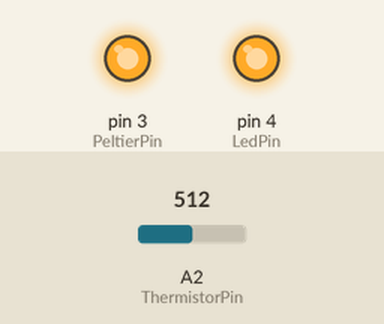
Bench run of a sketch on a simulated Arduino Uno, built with avr-gcc and run on an emulated ATmega328P. Shown: output pins drawn as LEDs (lit = HIGH). The test bench sets the inputs (shaded band); at power-on: A2 (ThermistorPin) = 512.

Above: at 6.6 s.
8.3 s: A2 (ThermistorPin) set to 304
At 10.17 s:
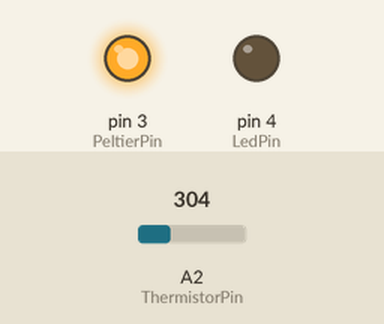
11.5 s: A2 (ThermistorPin) set to 289
At 15.6 s:
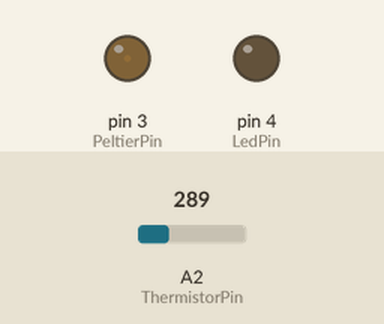
At 17.1 s:
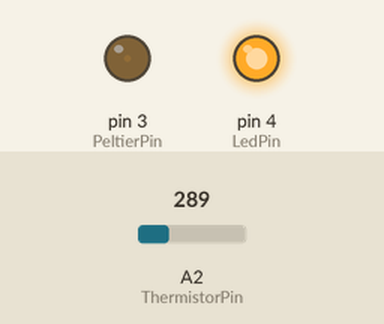
Timing chart, 0 to 23.4 s (numbered marks = the images above; inputs shaded):
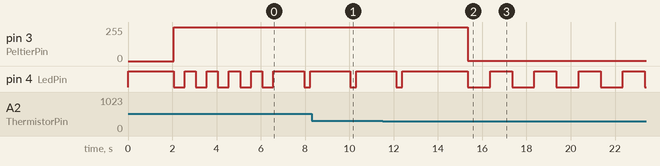

The sketch:

DehumidifierDriver.ino
```cpp
#define ThermistorPin 2
#define PeltierPin 3
#define LedPin 4

#define CoolingTime 1000 * 60 * 1
#define HeatingTime 1000 * 60 * 1

// Temperature from http://playground.arduino.cc/ComponentLib/Thermistor
#define CoolingTemperature 296 // ~6C
#define HeatingTemperature 395 // ~15C


unsigned long time = 0;
unsigned long lastTime = 0;
bool isCooling = true;
bool isTemeratureOk = false;
bool isTimerSet = false;
bool loadingLedState = true;

void blink(byte x, int ms = 1000){
    for (byte i = 0; i < x; i++){
        digitalWrite(LedPin, LOW);
        delay(ms);
        digitalWrite(LedPin, HIGH);
        delay(ms);
    }
}

void softPeltier(bool on = true){
    for (int i = on ? 0 : 1024; on ? i < 1024 : i > 0; on ? i++ : i--){
        analogWrite(PeltierPin, i);
        delay(2);
    }
}

void pulse(){
    int i = 1024;
    for (i; i > 0; i--){
        analogWrite(LedPin, i);
        delay(1);
    }

    for (i; i < 1024; i++){
        analogWrite(LedPin, i);
        delay(1);
    }
}

void setup() {
    pinMode(ThermistorPin, INPUT);
    pinMode(PeltierPin, OUTPUT);
    pinMode(LedPin, OUTPUT);

    digitalWrite(PeltierPin, LOW);
    digitalWrite(LedPin, HIGH);

    softPeltier();

    blink(5, 500);
}

void loop() {
    int temp = analogRead(ThermistorPin);
    bool isTemeratureOk = isCooling ? temp <= CoolingTemperature : temp >= HeatingTemperature;

    time = millis();
    // When mills overflow then reset
    if (time < lastTime){
        lastTime = 0;
    }

    if (isTemeratureOk && !isTimerSet){
        lastTime = time;
    }


    if (isTemeratureOk && lastTime + (isCooling ? CoolingTime : HeatingTime) <= time)
    {
        isCooling = !isCooling;
        isTimerSet = false;

        //digitalWrite(PeltierPin, isCooling ? HIGH : LOW);
        softPeltier(isCooling);
        blink(isCooling ? 50 : 5, isCooling ? 100 : 1000);
    }

    if (!isTimerSet){
        pulse();
    } else {
        delay(100);
    }
}

// Temperatures:
/*
Raw: 251
Celsius: 1.4
Raw: 252
Celsius: 1.6
Raw: 252
Celsius: 1.6
Raw: 253
Celsius: 1.7
Raw: 252
Celsius: 1.6
Raw: 252
Celsius: 1.6
Raw: 254
Celsius: 1.8
Raw: 255
Celsius: 1.9
Raw: 255
Celsius: 1.9
Raw: 256
Celsius: 2.0
Raw: 258
Celsius: 2.2
Raw: 258
Celsius: 2.2
Raw: 259
Celsius: 2.3
Raw: 260
Celsius: 2.4
Raw: 261
Celsius: 2.5
Raw: 262
Celsius: 2.6
Raw: 264
Celsius: 2.8
Raw: 265
Celsius: 2.9
Raw: 266
Celsius: 3.0
Raw: 267
Celsius: 3.1
Raw: 268
Celsius: 3.2
Raw: 269
Celsius: 3.3
Raw: 271
Celsius: 3.5
Raw: 272
Celsius: 3.6
Raw: 273
Celsius: 3.7
Raw: 275
Celsius: 3.9
Raw: 276
Celsius: 4.0
Raw: 277
Celsius: 4.1
Raw: 279
Celsius: 4.3
Raw: 279
Celsius: 4.3
Raw: 280
Celsius: 4.4
Raw: 283
Celsius: 4.7
Raw: 283
Celsius: 4.7
Raw: 284
Celsius: 4.8
Raw: 285
Celsius: 4.9
Raw: 287
Celsius: 5.1
Raw: 288
Celsius: 5.2
Raw: 289
Celsius: 5.3
Raw: 290
Celsius: 5.4
Raw: 292
Celsius: 5.6
Raw: 293
Celsius: 5.7
Raw: 295
Celsius: 5.9
Raw: 296
Celsius: 6.0
Raw: 296
Celsius: 6.0
Raw: 298
Celsius: 6.1
Raw: 299
Celsius: 6.2
Raw: 301
Celsius: 6.4
Raw: 302
Celsius: 6.5
Raw: 303
Celsius: 6.6
Raw: 303
Celsius: 6.6
Raw: 304
Celsius: 6.7
Raw: 307
Celsius: 7.0
Raw: 307
Celsius: 7.0
Raw: 308
Celsius: 7.1
Raw: 308
Celsius: 7.1
Raw: 311
Celsius: 7.4
Raw: 312
Celsius: 7.5
Raw: 314
Celsius: 7.7
Raw: 314
Celsius: 7.7
Raw: 315
Celsius: 7.8
Raw: 316
Celsius: 7.9
Raw: 317
Celsius: 8.0
Raw: 319
Celsius: 8.1
Raw: 319
Celsius: 8.1
Raw: 321
Celsius: 8.3
Raw: 321
Celsius: 8.3
Raw: 323
Celsius: 8.5
Raw: 324
Celsius: 8.6
Raw: 325
Celsius: 8.7
Raw: 326
Celsius: 8.8
Raw: 326
Celsius: 8.8
Raw: 328
Celsius: 9.0
Raw: 329
Celsius: 9.1
Raw: 330
Celsius: 9.2
Raw: 331
Celsius: 9.3
Raw: 332
Celsius: 9.4
Raw: 333
Celsius: 9.4
Raw: 333
Celsius: 9.4
Raw: 335
Celsius: 9.6
Raw: 336
Celsius: 9.7
Raw: 337
Celsius: 9.8
Raw: 338
Celsius: 9.9
Raw: 339
Celsius: 10.0
Raw: 340
Celsius: 10.1
Raw: 340
Celsius: 10.1
Raw: 342
Celsius: 10.3
Raw: 343
Celsius: 10.4
Raw: 343
Celsius: 10.4
Raw: 344
Celsius: 10.5
Raw: 345
Celsius: 10.6
Raw: 346
Celsius: 10.6
Raw: 347
Celsius: 10.7
Raw: 347
Celsius: 10.7
Raw: 349
Celsius: 10.9
Raw: 349
Celsius: 10.9
Raw: 350
Celsius: 11.0
Raw: 351
Celsius: 11.1
Raw: 352
Celsius: 11.2
Raw: 352
Celsius: 11.2
Raw: 353
Celsius: 11.3
Raw: 354
Celsius: 11.4
Raw: 355
Celsius: 11.5
Raw: 355
Celsius: 11.5
Raw: 357
Celsius: 11.6
Raw: 357
Celsius: 11.6
Raw: 358
Celsius: 11.7
Raw: 358
Celsius: 11.7
Raw: 360
Celsius: 11.9
Raw: 360
Celsius: 11.9
Raw: 361
Celsius: 12.0
Raw: 361
Celsius: 12.0
Raw: 363
Celsius: 12.2
Raw: 362
Celsius: 12.1
Raw: 363
Celsius: 12.2
Raw: 363
Celsius: 12.2
Raw: 366
Celsius: 12.5
Raw: 366
Celsius: 12.5
Raw: 366
Celsius: 12.5
Raw: 367
Celsius: 12.5
Raw: 368
Celsius: 12.6
Raw: 368
Celsius: 12.6
Raw: 369
Celsius: 12.7
Raw: 368
Celsius: 12.6
Raw: 369
Celsius: 12.7
Raw: 370
Celsius: 12.8
Raw: 369
Celsius: 12.7
Raw: 371
Celsius: 12.9
Raw: 372
Celsius: 13.0
Raw: 373
Celsius: 13.1
Raw: 372
Celsius: 13.0
Raw: 374
Celsius: 13.2
Raw: 375
Celsius: 13.3
Raw: 374
Celsius: 13.2
Raw: 376
Celsius: 13.3
Raw: 377
Celsius: 13.4
Raw: 377
Celsius: 13.4
Raw: 377
Celsius: 13.4
Raw: 379
Celsius: 13.6
Raw: 379
Celsius: 13.6
Raw: 380
Celsius: 13.7
Raw: 377
Celsius: 13.4
Raw: 380
Celsius: 13.7
Raw: 379
Celsius: 13.6
Raw: 380
Celsius: 13.7
Raw: 381
Celsius: 13.8
Raw: 382
Celsius: 13.9
Raw: 384
Celsius: 14.1
Raw: 384
Celsius: 14.1
Raw: 383
Celsius: 14.0
Raw: 386
Celsius: 14.2
Raw: 386
Celsius: 14.2
Raw: 385
Celsius: 14.2
Raw: 387
Celsius: 14.3
Raw: 387
Celsius: 14.3
Raw: 388
Celsius: 14.4
Raw: 388
Celsius: 14.4
Raw: 389
Celsius: 14.5
Raw: 390
Celsius: 14.6
Raw: 390
Celsius: 14.6
Raw: 389
Celsius: 14.5
Raw: 390
Celsius: 14.6
Raw: 392
Celsius: 14.8
Raw: 391
Celsius: 14.7
Raw: 390
Celsius: 14.6
Raw: 391
Celsius: 14.7
Raw: 392
Celsius: 14.8
Raw: 392
Celsius: 14.8
Raw: 394
Celsius: 15.0
Raw: 392
Celsius: 14.8
Raw: 395
Celsius: 15.0
Raw: 396
Celsius: 15.1
Raw: 397
Celsius: 15.2
Raw: 396
Celsius: 15.1
Raw: 397
Celsius: 15.2
Raw: 397
Celsius: 15.2
Raw: 398
Celsius: 15.3
Raw: 396
Celsius: 15.1
Raw: 399
Celsius: 15.4
Raw: 398
Celsius: 15.3
Raw: 399
Celsius: 15.4
Raw: 398
Celsius: 15.3
Raw: 400
Celsius: 15.5
Raw: 400
Celsius: 15.5
Raw: 399
Celsius: 15.4
Raw: 402
Celsius: 15.7
Raw: 402
Celsius: 15.7
Raw: 401
Celsius: 15.6
Raw: 404
Celsius: 15.8
Raw: 402
Celsius: 15.7
Raw: 404
Celsius: 15.8
Raw: 404
Celsius: 15.8
Raw: 405
Celsius: 15.9
Raw: 405
Celsius: 15.9
Raw: 405
Celsius: 15.9
Raw: 405
Celsius: 15.9
Raw: 405
Celsius: 15.9
Raw: 405
Celsius: 15.9
Raw: 406
Celsius: 16.0
Raw: 406
Celsius: 16.0
Raw: 406
Celsius: 16.0
Raw: 407
Celsius: 16.1
Raw: 408
Celsius: 16.2
Raw: 407
Celsius: 16.1
Raw: 408
Celsius: 16.2
Raw: 409
Celsius: 16.3
Raw: 410
Celsius: 16.4
Raw: 411
Celsius: 16.5
Raw: 411
Celsius: 16.5
Raw: 412
Celsius: 16.5
Raw: 412
Celsius: 16.5
Raw: 412
Celsius: 16.5
Raw: 412
Celsius: 16.5
Raw: 413
Celsius: 16.6
Raw: 413
Celsius: 16.6
Raw: 412
Celsius: 16.5
Raw: 413
Celsius: 16.6
Raw: 413
Celsius: 16.6
Raw: 415
Celsius: 16.8
Raw: 415
Celsius: 16.8
Raw: 414
Celsius: 16.7
Raw: 417
Celsius: 17.0
Raw: 415
Celsius: 16.8
Raw: 415
Celsius: 16.8
Raw: 417
Celsius: 17.0
Raw: 417
Celsius: 17.0
Raw: 419
Celsius: 17.2
Raw: 418
Celsius: 17.1
Raw: 419
Celsius: 17.2
Raw: 419
Celsius: 17.2
Raw: 421
Celsius: 17.3
Raw: 418
Celsius: 17.1
Raw: 419
Celsius: 17.2
Raw: 418
Celsius: 17.1
Raw: 419
Celsius: 17.2
Raw: 420
Celsius: 17.2
Raw: 420
Celsius: 17.2
Raw: 421
Celsius: 17.3
Raw: 422
Celsius: 17.4
Raw: 421
Celsius: 17.3
Raw: 422
Celsius: 17.4
Raw: 424
Celsius: 17.6
Raw: 423
Celsius: 17.5
Raw: 425
Celsius: 17.7
Raw: 425
Celsius: 17.7
Raw: 425
Celsius: 17.7
Raw: 426
Celsius: 17.8
Raw: 426
Celsius: 17.8
Raw: 427
Celsius: 17.9
Raw: 423
Celsius: 17.5
Raw: 426
Celsius: 17.8
Raw: 425
Celsius: 17.7
Raw: 425
Celsius: 17.7
Raw: 425
Celsius: 17.7
Raw: 425
Celsius: 17.7
Raw: 426
Celsius: 17.8
Raw: 427
Celsius: 17.9
Raw: 428
Celsius: 17.9
Raw: 430
Celsius: 18.1
Raw: 426
Celsius: 17.8
Raw: 430
Celsius: 18.1
Raw: 429
Celsius: 18.0
Raw: 430
Celsius: 18.1
Raw: 430
Celsius: 18.1
Raw: 431
Celsius: 18.2
Raw: 430
Celsius: 18.1
Raw: 431
Celsius: 18.2
Raw: 429
Celsius: 18.0
Raw: 433
Celsius: 18.4
Raw: 431
Celsius: 18.2
Raw: 431
Celsius: 18.2
Raw: 431
Celsius: 18.2
Raw: 432
Celsius: 18.3
Raw: 433
Celsius: 18.4
Raw: 433
Celsius: 18.4
Raw: 434
Celsius: 18.5
Raw: 435
Celsius: 18.6
Raw: 435
Celsius: 18.6
Raw: 436
Celsius: 18.6
Raw: 436
Celsius: 18.6
Raw: 436
Celsius: 18.6
Raw: 435
Celsius: 18.6
Raw: 436
Celsius: 18.6
Raw: 437
Celsius: 18.7
Raw: 435
Celsius: 18.6
Raw: 436
Celsius: 18.6
Raw: 438
Celsius: 18.8
Raw: 436
Celsius: 18.6
Raw: 437
Celsius: 18.7
Raw: 436
Celsius: 18.6
Raw: 437
Celsius: 18.7
Raw: 437
Celsius: 18.7
Raw: 438
Celsius: 18.8
Raw: 438
Celsius: 18.8
Raw: 437
Celsius: 18.7
Raw: 437
Celsius: 18.7
Raw: 439
Celsius: 18.9
Raw: 440
Celsius: 19.0
Raw: 440
Celsius: 19.0
Raw: 441
Celsius: 19.1
Raw: 439
Celsius: 18.9
Raw: 441
Celsius: 19.1
Raw: 442
Celsius: 19.2
Raw: 440
Celsius: 19.0
Raw: 441
Celsius: 19.1
Raw: 441
Celsius: 19.1
Raw: 441
Celsius: 19.1
Raw: 440
Celsius: 19.0
Raw: 440
Celsius: 19.0
Raw: 442
Celsius: 19.2
Raw: 443
Celsius: 19.3
Raw: 441
Celsius: 19.1
Raw: 443
Celsius: 19.3
Raw: 442
Celsius: 19.2
Raw: 442
Celsius: 19.2
Raw: 444
Celsius: 19.3
Raw: 444
Celsius: 19.3
Raw: 445
Celsius: 19.4
Raw: 446
Celsius: 19.5
Raw: 444
Celsius: 19.3
Raw: 444
Celsius: 19.3
Raw: 444
Celsius: 19.3
Raw: 443
Celsius: 19.3
Raw: 444
Celsius: 19.3
Raw: 443
Celsius: 19.3
Raw: 445
Celsius: 19.4
Raw: 445
Celsius: 19.4
Raw: 444
Celsius: 19.3
Raw: 445
Celsius: 19.4
Raw: 445
Celsius: 19.4
Raw: 447
Celsius: 19.6
Raw: 447
Celsius: 19.6
Raw: 448
Celsius: 19.7
Raw: 448
Celsius: 19.7
Raw: 446
Celsius: 19.5
Raw: 447
Celsius: 19.6
Raw: 447
Celsius: 19.6
Raw: 447
Celsius: 19.6
Raw: 447
Celsius: 19.6
Raw: 447
Celsius: 19.6
Raw: 446
Celsius: 19.5
Raw: 447
Celsius: 19.6
Raw: 447
Celsius: 19.6
Raw: 448
Celsius: 19.7
Raw: 448
Celsius: 19.7
Raw: 448
Celsius: 19.7
Raw: 449
Celsius: 19.8
Raw: 451
Celsius: 20.0
Raw: 448
Celsius: 19.7
Raw: 449
Celsius: 19.8
Raw: 451
Celsius: 20.0
Raw: 450
Celsius: 19.9
Raw: 450
Celsius: 19.9
Raw: 450
Celsius: 19.9
Raw: 450
Celsius: 19.9
Raw: 449
Celsius: 19.8
Raw: 452
Celsius: 20.0
Raw: 452
Celsius: 20.0
Raw: 449
Celsius: 19.8
Raw: 450
Celsius: 19.9
Raw: 450
Celsius: 19.9
Raw: 450
Celsius: 19.9
Raw: 451
Celsius: 20.0
Raw: 449
Celsius: 19.8
Raw: 451
Celsius: 20.0
Raw: 453
Celsius: 20.1
Raw: 451
Celsius: 20.0
Raw: 452
Celsius: 20.0
Raw: 453
Celsius: 20.1
Raw: 452
Celsius: 20.0
Raw: 454
Celsius: 20.2
Raw: 453
Celsius: 20.1
Raw: 453
Celsius: 20.1
Raw: 453
Celsius: 20.1
Raw: 453
Celsius: 20.1
Raw: 453
Celsius: 20.1
Raw: 452
Celsius: 20.0
Raw: 452
Celsius: 20.0
Raw: 453
Celsius: 20.1
Raw: 454
Celsius: 20.2
Raw: 452
Celsius: 20.0
Raw: 453
Celsius: 20.1
Raw: 455
Celsius: 20.3
Raw: 455
Celsius: 20.3
Raw: 454
Celsius: 20.2
Raw: 455
Celsius: 20.3
Raw: 455
Celsius: 20.3
Raw: 456
Celsius: 20.4
Raw: 455
Celsius: 20.3
Raw: 456
Celsius: 20.4
Raw: 455
Celsius: 20.3
Raw: 455
Celsius: 20.3
Raw: 454
Celsius: 20.2
Raw: 455
Celsius: 20.3
Raw: 455
Celsius: 20.3
Raw: 455
Celsius: 20.3
Raw: 455
Celsius: 20.3
Raw: 455
Celsius: 20.3
Raw: 457
Celsius: 20.5
Raw: 455
Celsius: 20.3
Raw: 456
Celsius: 20.4
Raw: 459
Celsius: 20.7
Raw: 457
Celsius: 20.5
Raw: 457
Celsius: 20.5
Raw: 457
Celsius: 20.5
Raw: 457
Celsius: 20.5
Raw: 457
Celsius: 20.5
Raw: 457
Celsius: 20.5
Raw: 457
Celsius: 20.5
Raw: 456
Celsius: 20.4
Raw: 458
Celsius: 20.6
Raw: 457
Celsius: 20.5
Raw: 456
Celsius: 20.4
Raw: 457
Celsius: 20.5
Raw: 457
Celsius: 20.5
Raw: 457
Celsius: 20.5
Raw: 458
Celsius: 20.6
Raw: 459
Celsius: 20.7
Raw: 457
Celsius: 20.5
Raw: 459
Celsius: 20.7
Raw: 459
Celsius: 20.7
Raw: 460
Celsius: 20.8
Raw: 461
Celsius: 20.8
Raw: 460
Celsius: 20.8
Raw: 460
Celsius: 20.8
Raw: 460
Celsius: 20.8
Raw: 460
Celsius: 20.8
Raw: 458
Celsius: 20.6
Raw: 460
Celsius: 20.8
Raw: 460
Celsius: 20.8
Raw: 458
Celsius: 20.6
Raw: 460
Celsius: 20.8
Raw: 460
Celsius: 20.8
Raw: 460
Celsius: 20.8
Raw: 460
Celsius: 20.8
Raw: 461
Celsius: 20.8
Raw: 459
Celsius: 20.7
Raw: 460
Celsius: 20.8
Raw: 461
Celsius: 20.8
Raw: 461
Celsius: 20.8
Raw: 461
Celsius: 20.8
Raw: 462
Celsius: 20.9
Raw: 462
Celsius: 20.9
Raw: 462
Celsius: 20.9
Raw: 462
Celsius: 20.9
Raw: 462
Celsius: 20.9
Raw: 462
Celsius: 20.9
Raw: 460
Celsius: 20.8
Raw: 463
Celsius: 21.0
Raw: 462
Celsius: 20.9
Raw: 462
Celsius: 20.9
Raw: 462
Celsius: 20.9
Raw: 462
Celsius: 20.9
Raw: 462
Celsius: 20.9
Raw: 465
Celsius: 21.2
Raw: 463
Celsius: 21.0
Raw: 464
Celsius: 21.1
Raw: 464
Celsius: 21.1
Raw: 465
Celsius: 21.2
Raw: 465
Celsius: 21.2
Raw: 464
Celsius: 21.1
Raw: 464
Celsius: 21.1
Raw: 463
Celsius: 21.0
Raw: 464
Celsius: 21.1
Raw: 463
Celsius: 21.0
Raw: 463
Celsius: 21.0
Raw: 463
Celsius: 21.0
Raw: 462
Celsius: 20.9
Raw: 464
Celsius: 21.1
Raw: 465
Celsius: 21.2
Raw: 465
Celsius: 21.2
Raw: 464
Celsius: 21.1
Raw: 467
Celsius: 21.4
Raw: 464
Celsius: 21.1
Raw: 466
Celsius: 21.3
Raw: 466
Celsius: 21.3
Raw: 465
Celsius: 21.2
Raw: 466
Celsius: 21.3
Raw: 465
Celsius: 21.2
Raw: 466
Celsius: 21.3
Raw: 465
Celsius: 21.2
Raw: 465
Celsius: 21.2
Raw: 465
Celsius: 21.2
Raw: 466
Celsius: 21.3
Raw: 464
Celsius: 21.1
Raw: 463
Celsius: 21.0
Raw: 466
Celsius: 21.3
Raw: 464
Celsius: 21.1
Raw: 466
Celsius: 21.3
Raw: 466
Celsius: 21.3
Raw: 465
Celsius: 21.2
Raw: 469
Celsius: 21.5
Raw: 468
Celsius: 21.5
Raw: 467
Celsius: 21.4
Raw: 466
Celsius: 21.3
Raw: 467
Celsius: 21.4
Raw: 467
Celsius: 21.4
Raw: 467
Celsius: 21.4
Raw: 467
Celsius: 21.4
Raw: 466
Celsius: 21.3
Raw: 467
Celsius: 21.4
Raw: 467
Celsius: 21.4
Raw: 467
Celsius: 21.4
Raw: 467
Celsius: 21.4
Raw: 467
Celsius: 21.4
Raw: 467
Celsius: 21.4
Raw: 467
Celsius: 21.4
Raw: 467
Celsius: 21.4
Raw: 467
Celsius: 21.4
Raw: 469
Celsius: 21.5
Raw: 468
Celsius: 21.5
Raw: 468
Celsius: 21.5
Raw: 468
Celsius: 21.5
Raw: 468
Celsius: 21.5
Raw: 470
Celsius: 21.6
Raw: 469
Celsius: 21.5
Raw: 468
Celsius: 21.5
Raw: 467
Celsius: 21.4
Raw: 469
Celsius: 21.5
Raw: 469
Celsius: 21.5
Raw: 468
Celsius: 21.5
Raw: 468
Celsius: 21.5
Raw: 467
Celsius: 21.4
Raw: 469
Celsius: 21.5
Raw: 468
Celsius: 21.5
Raw: 470
Celsius: 21.6
Raw: 469
Celsius: 21.5
Raw: 471
Celsius: 21.7
Raw: 469
Celsius: 21.5
Raw: 469
Celsius: 21.5
Raw: 469
Celsius: 21.5
Raw: 471
Celsius: 21.7
Raw: 471
Celsius: 21.7
Raw: 472
Celsius: 21.8
Raw: 470
Celsius: 21.6
Raw: 470
Celsius: 21.6
Raw: 470
Celsius: 21.6
Raw: 470
Celsius: 21.6
Raw: 470
Celsius: 21.6
Raw: 470
Celsius: 21.6
Raw: 470
Celsius: 21.6
Raw: 468
Celsius: 21.5
Raw: 470
Celsius: 21.6
Raw: 470
Celsius: 21.6
Raw: 469
Celsius: 21.5
Raw: 471
Celsius: 21.7
Raw: 471
Celsius: 21.7
Raw: 471
Celsius: 21.7
Raw: 471
Celsius: 21.7
Raw: 471
Celsius: 21.7
Raw: 472
Celsius: 21.8
Raw: 472
Celsius: 21.8
Raw: 471
Celsius: 21.7
Raw: 471
Celsius: 21.7
Raw: 469
Celsius: 21.5
Raw: 471
Celsius: 21.7
Raw: 470
Celsius: 21.6
Raw: 470
Celsius: 21.6
Raw: 471
Celsius: 21.7
Raw: 472
Celsius: 21.8
Raw: 471
Celsius: 21.7
Raw: 472
Celsius: 21.8
Raw: 470
Celsius: 21.6
Raw: 470
Celsius: 21.6
Raw: 472
Celsius: 21.8
Raw: 472
Celsius: 21.8
Raw: 472
Celsius: 21.8
Raw: 473
Celsius: 21.9
Raw: 473
Celsius: 21.9
Raw: 473
Celsius: 21.9
Raw: 469
Celsius: 21.5
Raw: 472
Celsius: 21.8
Raw: 470
Celsius: 21.6
Raw: 471
Celsius: 21.7
Raw: 472
Celsius: 21.8
Raw: 472
Celsius: 21.8
Raw: 472
Celsius: 21.8
Raw: 472
Celsius: 21.8
Raw: 472
Celsius: 21.8
Raw: 472
Celsius: 21.8
Raw: 472
Celsius: 21.8
Raw: 473
Celsius: 21.9
Raw: 473
Celsius: 21.9
Raw: 473
Celsius: 21.9
Raw: 473
Celsius: 21.9
Raw: 473
Celsius: 21.9
Raw: 473
Celsius: 21.9
Raw: 472
Celsius: 21.8
Raw: 475
Celsius: 22.1
Raw: 472
Celsius: 21.8
Raw: 472
Celsius: 21.8
Raw: 472
Celsius: 21.8
Raw: 472
Celsius: 21.8
Raw: 472
Celsius: 21.8
Raw: 472
Celsius: 21.8
Raw: 473
Celsius: 21.9
Raw: 473
Celsius: 21.9
Raw: 473
Celsius: 21.9
Raw: 472
Celsius: 21.8
Raw: 473
Celsius: 21.9
Raw: 474
Celsius: 22.0
Raw: 474
Celsius: 22.0
Raw: 473
Celsius: 21.9
Raw: 474
Celsius: 22.0
Raw: 473
Celsius: 21.9
Raw: 474
Celsius: 22.0
Raw: 474
Celsius: 22.0
Raw: 473
Celsius: 21.9
Raw: 473
Celsius: 21.9
Raw: 473
Celsius: 21.9
Raw: 473
Celsius: 21.9
Raw: 473
Celsius: 21.9
Raw: 473
Celsius: 21.9
Raw: 473
Celsius: 21.9
Raw: 474
Celsius: 22.0
Raw: 472
Celsius: 21.8
Raw: 476
Celsius: 22.2
Raw: 474
Celsius: 22.0
Raw: 475
Celsius: 22.1
Raw: 474
Celsius: 22.0
Raw: 475
Celsius: 22.1
Raw: 474
Celsius: 22.0
Raw: 476
Celsius: 22.2
Raw: 475
Celsius: 22.1
Raw: 474
Celsius: 22.0
Raw: 475
Celsius: 22.1
Raw: 474
Celsius: 22.0
Raw: 473
Celsius: 21.9
Raw: 474
Celsius: 22.0
Raw: 475
Celsius: 22.1
Raw: 475
Celsius: 22.1
Raw: 474
Celsius: 22.0
Raw: 473
Celsius: 21.9
Raw: 475
Celsius: 22.1
Raw: 475
Celsius: 22.1
Raw: 476
Celsius: 22.2
Raw: 476
Celsius: 22.2
Raw: 475
Celsius: 22.1
Raw: 475
Celsius: 22.1
Raw: 476
Celsius: 22.2
Raw: 475
Celsius: 22.1
Raw: 475
Celsius: 22.1
Raw: 476
Celsius: 22.2
Raw: 475
Celsius: 22.1
Raw: 475
Celsius: 22.1
Raw: 473
Celsius: 21.9
Raw: 475
Celsius: 22.1
Raw: 474
Celsius: 22.0
Raw: 474
Celsius: 22.0
Raw: 474
Celsius: 22.0
Raw: 474
Celsius: 22.0
Raw: 474
Celsius: 22.0
Raw: 477
Celsius: 22.2
Raw: 477
Celsius: 22.2
Raw: 475
Celsius: 22.1
Raw: 476
Celsius: 22.2
Raw: 476
Celsius: 22.2
Raw: 476
Celsius: 22.2
Raw: 477
Celsius: 22.2
Raw: 478
Celsius: 22.3
Raw: 477
Celsius: 22.2
Raw: 476
Celsius: 22.2
Raw: 475
Celsius: 22.1
Raw: 475
Celsius: 22.1
Raw: 475
Celsius: 22.1
Raw: 475
Celsius: 22.1
Raw: 475
Celsius: 22.1

*/
```

Measured:
- the behaviour switches between 297 and 296 on A2 (ThermistorPin) (found by bisection; images 1 and 2)
- after the input at 11.5 s, pin 3 (PeltierPin): 255/255 → 1/255 after 3.9 s
